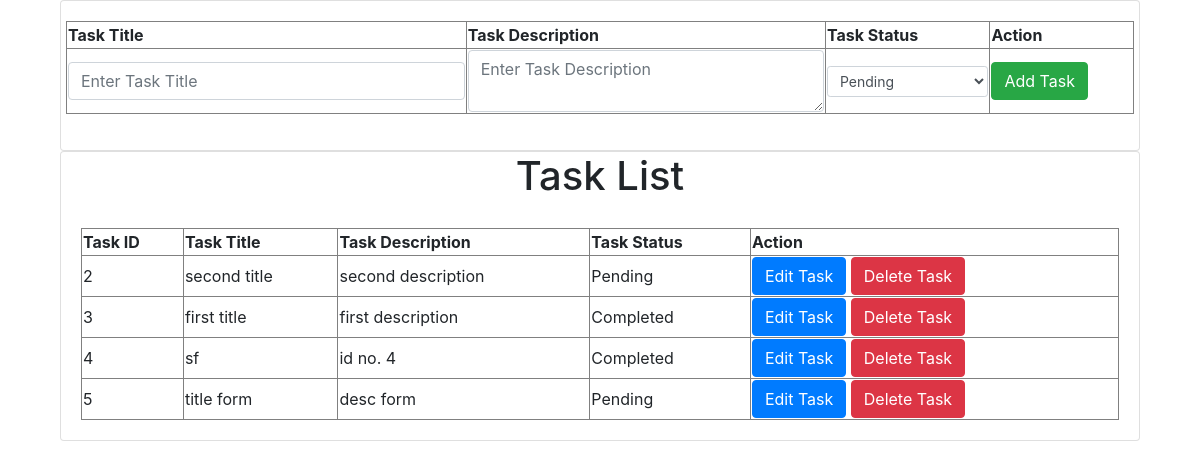
The page /art/ on the database its author committed.
### artch_app/models.py (models this page shows, shortened)
class Task(models.Model):
    title = models.CharField(max_length=255)
    description = models.TextField()
    STATUS_CHOICES = [('Pending', 'Pending'), ('Completed', 'Completed')]
    status = models.CharField(max_length=20, choices=STATUS_CHOICES, default='Pending')

### artch_app/views.py (the view)
# urls.py: path("", tasklist.as_view(), name="all_tasks"),
class tasklist(APIView):
    def get(self, request):
        result = Task.objects.all()
        serializers = TaskSerializer(result, many=True)
        updatedata = request.session.get('updatedata', None)
        request.session['updatedata'] = None
        context = {
            'data': serializers.data,
            'message': "Task list loaded",
            'updatedata': updatedata,
            'status': True
        }
        return render(request, 'index.html', context)

### templates/index.html (shortened to what this page needs)
<!DOCTYPE html>
<html lang="en">
<head>
    <link rel="stylesheet" href="path/to/font-awesome/css/font-awesome.min.css" />
    <link rel="stylesheet" href="https://cdn.jsdelivr.net/npm/bootstrap@4.0.0/dist/css/bootstrap.min.css"
 />
</head>
<body>
<center>
    <div class="card" style="width:90%">
        <div class="card-body">
            <form {% if updatedata %} action="{% url 'update_task' updatedata.id %}" method="POST" {% else %} action="{% url 'add_task' %}" method="POST" {% endif %}>
                <div class="form-group row">
                    <table border="1" style="width:100%">
                <thead>
                    <tr>
                        <th>Task Title</th>
                        <th>Task Description</th>
                        <th>Task Status</th>
                        <th>Action</th>
                    </tr>
                </thead>
                <tbody>
                        <tr>
                            <td><input type="text" class="form-control" id="input1" name="taskTitle" {% if updatedata %} value="{{ updatedata.title }}" {% endif %} placeholder="Enter Task Title" required></td>
                            <td>
                                <textarea class="form-control" id="input2" rows="2" name="taskDesc" placeholder="Enter Task Description" required>{% if updatedata %}{{ updatedata.description }}{% endif %}</textarea>
                            </td>
                            <td>
                                <select class="form-control form-control-sm" name="taskStatus">
                                    <option value="Pending" {% if updatedata and updatedata.status == 'Pending' %}selected{% endif %}>Pending</option>
                                </select>
                            </td>
                            <td><button type="submit" class="btn btn-success">{% if updatedata %} Update Task {% else %} Add Task {% endif %}</button></td>
                        </tr>
                </tbody>
            </table>
                </div>
            </form>
        </div>
    </div>
    <div class="card" style="width:90%">
    <h1>Task List</h1>
        <div class="card-body">
            <table border="1" style="width:100%">
                <thead>
                    <tr>
                        <th>Task ID</th>
                        <th>Task Title</th>
                        <th>Task Description</th>
                        <th>Task Status</th>
                        <th>Action</th>
                    </tr>
                </thead>
                <tbody>
                    {% for task in data %}
                        <tr>
                            <td>{{ task.id }}</td>
                            <td>{{ task.title }}</td>
                            <td>{{ task.description }}</td>
                            <td>{{ task.status }}</td>
                            <td>
                                <a href="{% url 'get_task_by_id' task.id %}" class="btn btn-primary" role="button" aria-pressed="true">Edit Task</a>
                                <a href="{% url 'delete_task' task.id %}" class="btn btn-danger" role="button" aria-pressed="true">Delete Task</a>
                            </td>
                        </tr>
                    {% endfor %}
                </tbody>
            </table>
        </div>
    </div>
</center>
</body>
</html>

### rows shown on the page
Task: id "2", title "second title", description "second description", status "Pending"
Task: id "3", title "first title", description "first description", status "Completed"
Task: id "4", title "sf", description "id no. 4", status "Completed"
Task: id "5", title "title form", description "desc form", status "Pending"
